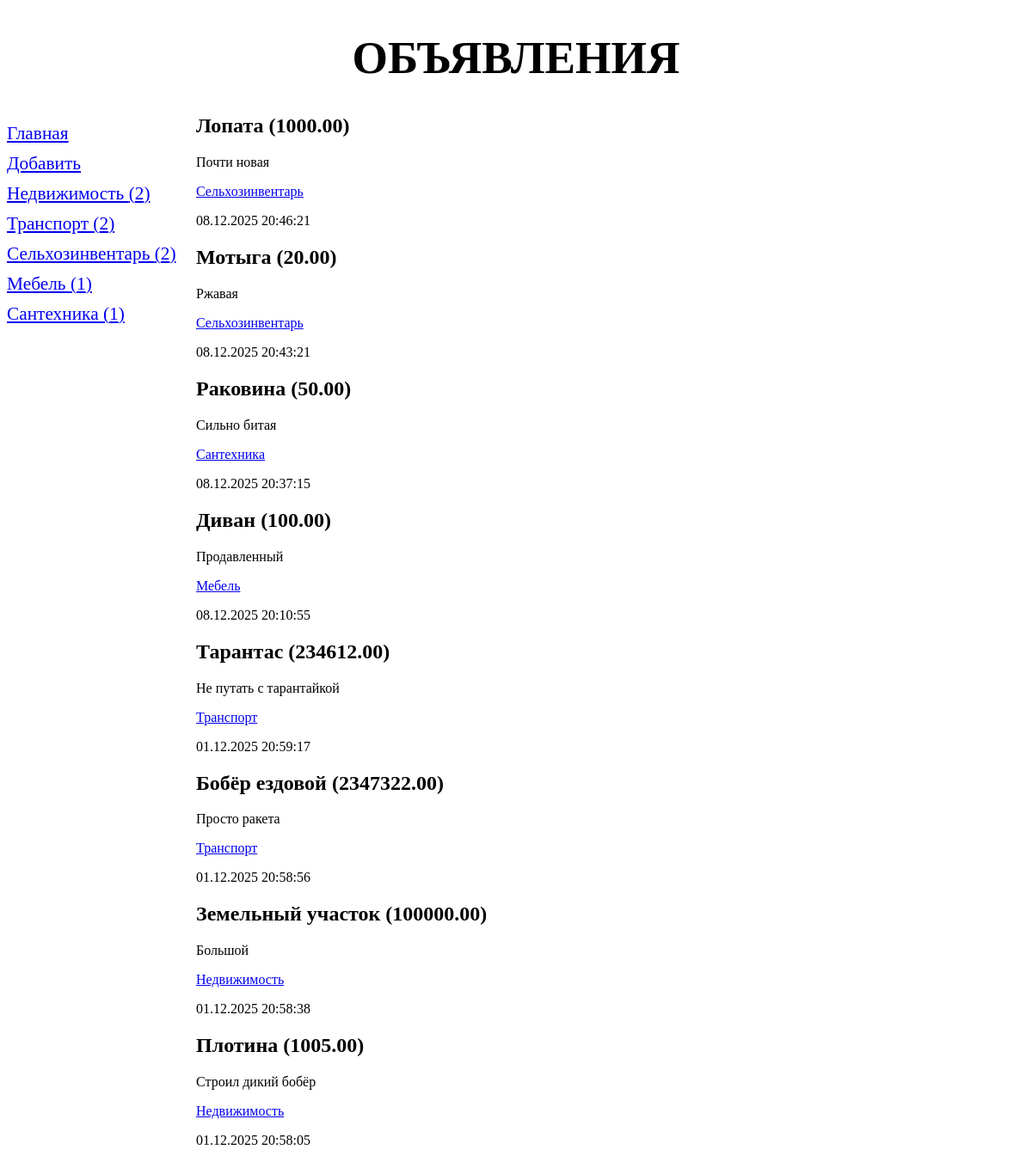
The page / on the database its author committed.
### bboard/models.py (models this page shows, shortened)
class Rubric(models.Model):
    name = models.CharField(
        max_length=20,
        db_index=True,
        verbose_name='Название',
    )
    class Meta:
        verbose_name = 'Рубрика'
        verbose_name_plural = 'Рубрики'
        ordering = ('name',)

class Bb(models.Model):
    KINDS = (
        ('Купля-продажа', (
            ('b', 'Куплю'),
            ('s', 'Продам'),
        )),
        ('Обмен', (
            ('c', 'Обменяю'),
        )),
    )
    kind = models.CharField(
        max_length=1,
        choices=KINDS,
        default='s',
        verbose_name='Тип объявления',
    )
    title = models.CharField(
        max_length=50,
        verbose_name='Товар',
        validators=[
            validators.RegexValidator(regex='^.{4,}$'),
        ],
        error_messages={'invalid': 'Введите не менее 4 символов'}
    )
    content = models.TextField(
        null=True,
        blank=True,
        verbose_name='Описание',
    )
    price = models.DecimalField(
        max_digits=13,
        decimal_places=2,
        null=True,
        blank=True,
        verbose_name='Цена',
        validators=[validate_even],
    )
    published = models.DateTimeField(
        auto_now_add=True,
        db_index=True,
        verbose_name='Опубликовано',
    )
    rubric = models.ForeignKey(
        'Rubric',
        null=True,
        on_delete=models.PROTECT,
        verbose_name='Рубрика',
    )
    def title_and_price(self):
        if self.price:
            return f'{self.title} ({self.price})'
        else:
            return self.title
    title_and_price.short_description = 'Название и цена'
    class Meta:
        verbose_name = 'Объявление'
        verbose_name_plural = 'Объявления'
        ordering = ['-published']

### bboard/views.py (the view)
# urls.py: path('', index, name='index'),
def index(request):
    bbs = Bb.objects.all()
    rubrics = Rubric.objects.annotate(cnt=Count('bb')).filter(cnt__gt=0)
    context = {'bbs': bbs, 'rubrics': rubrics}
    return render(request, 'index.html', context)

### templates/index.html
{% extends "layout/basic.html" %}
{% block content %}
    {% for bb in bbs %}
    <div>
        <h2>{{ bb.title_and_price }}</h2>
        <p>{{ bb.content }}</p>
        <p>
            <a href="{% url 'by_rubric' bb.rubric.pk %}">{{ bb.rubric.name }}</a>
        </p>
        <p>{{ bb.published|date:"d.m.Y H:i:s" }}</p>
    </div>
    {% endfor %}
{% endblock %}

### templates/layout/basic.html (shortened to what this page needs)
{% load static %}
<!DOCTYPE html>
<html lang="ru">
<head>
    <link rel="stylesheet" href="{% static 'style.css' %}">
</head>
<body>
    <header>
        <h1>Объявления</h1>
    </header>
    <nav>
        <a href="{% url 'index' %}">Главная</a>
        <a href="{% url 'add' %}">Добавить</a>
        {% for rubric in rubrics %}
            <a href="{% url 'by_rubric' rubric.pk %}">{{ rubric.name }} ({{ rubric.cnt }})</a>
        {% endfor %}
    </nav>
    <section>
        {% block content %}
        {% endblock %}
    </section>
</body>
</html>

### static/style.css (style rules this page uses)
header h1 { font-size: 40pt; text-transform: uppercase; text-align: center; background: url("bg.jpg") left / auto 100% no-repeat; }
nav { font-size: 16pt; width: 200px; float: left; }
nav a { display: block; margin: 10px 0; }
section { margin-left: 220px; }

### rows shown on the page
Rubric: name "Недвижимость", cnt "2"
Rubric: name "Транспорт", cnt "2"
Rubric: name "Сельхозинвентарь", cnt "2"
Rubric: name "Мебель", cnt "1"
Rubric: name "Сантехника", cnt "1"
Bb: title_and_price "Лопата (1000.00)", content "Почти новая", rubric.name "Сельхозинвентарь", published "08.12.2025 20:46:21"
Bb: title_and_price "Мотыга (20.00)", content "Ржавая", rubric.name "Сельхозинвентарь", published "08.12.2025 20:43:21"
Bb: title_and_price "Раковина (50.00)", content "Сильно битая", rubric.name "Сантехника", published "08.12.2025 20:37:15"
Bb: title_and_price "Диван (100.00)", content "Продавленный", rubric.name "Мебель", published "08.12.2025 20:10:55"
Bb: title_and_price "Тарантас (234612.00)", content "Не путать с тарантайкой", rubric.name "Транспорт", published "01.12.2025 20:59:17"
Bb: title_and_price "Бобёр ездовой (2347322.00)", content "Просто ракета", rubric.name "Транспорт", published "01.12.2025 20:58:56"
Bb: title_and_price "Земельный участок (100000.00)", content "Большой", rubric.name "Недвижимость", published "01.12.2025 20:58:38"
Bb: title_and_price "Плотина (1005.00)", content "Строил дикий бобёр", rubric.name "Недвижимость", published "01.12.2025 20:58:05"
